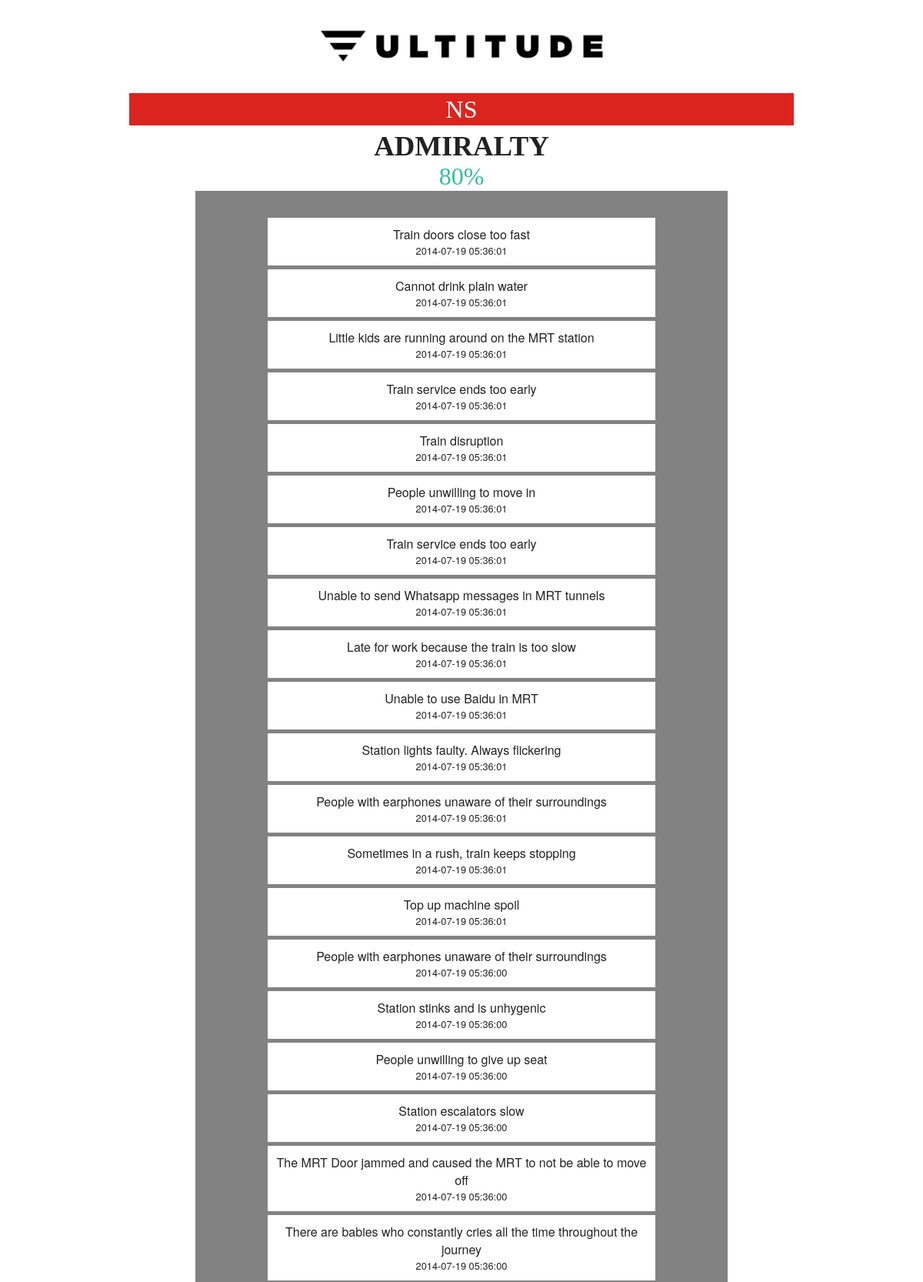
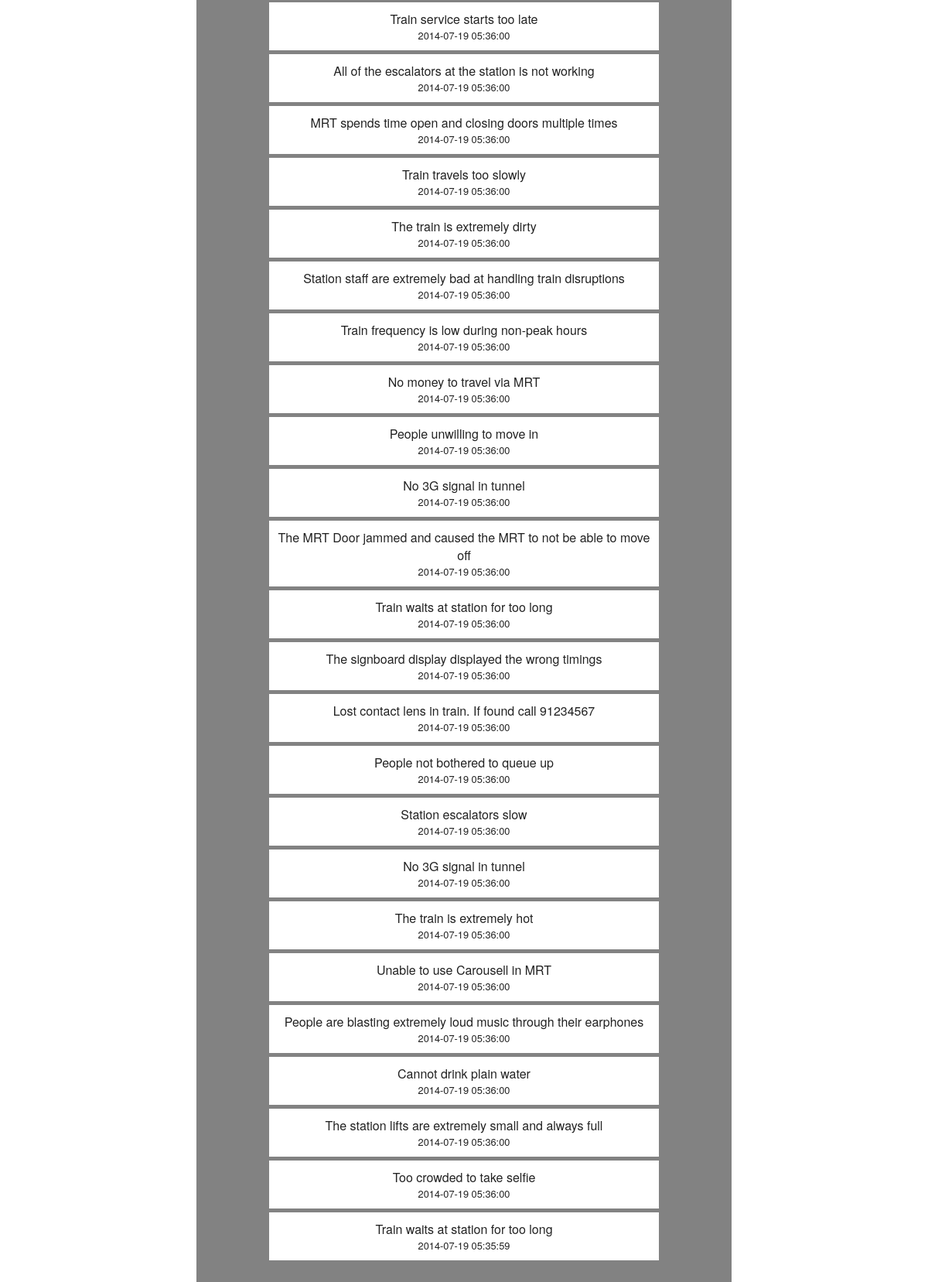
The app's page /details.php?station=Admiralty with its own data (2 pictures, top to bottom).
### tables this page shows
CREATE TABLE `responses` (
  `UID` int(11) NOT NULL AUTO_INCREMENT,
  `timestamp` timestamp NOT NULL DEFAULT CURRENT_TIMESTAMP,
  `station` varchar(255) NOT NULL,
  `feedback` bit(1) NOT NULL,
  `message` text,
  PRIMARY KEY (`UID`)
);

### message.php (called while the page is built, shortened)
<?php
	class Message {
		public function __construct($msg, $s = "Default Station", $ts = "") {
			$this->message = $msg;
			$this->timestamp = $ts;
		}
	}
?>

### station.php (called while the page is built, shortened)
<?php
	class Station {
		public $positive = 0;
		public $negative = 0;
		public function __construct($n, $pos = 0, $neg = 0) {
			$this->name = $n;
			$this->positive = $pos;
			$this->negative = $neg;
		}
		public function getRating() {
			if ($this->negative == 0 && $this->positive == 0) {
				return 0;
			} else if ($this->negative == 0) {
				return 1;
			} else if ($this->positive == 0) {
				return 0;
			} else {
				$result = (float) $this->positive / ($this->negative + $this->positive);
				return $result;
			}
		}
	}
?>

### details.php (the view, shortened to what this page needs)
<html>
    <head>
    	<link rel="stylesheet" href="assets/css/foundation.css" type="text/css" />
		<link rel="stylesheet" href="assets/css/normalize.css" type="text/css" />
    	<link rel="stylesheet" href="assets/css/style-detail.css" type="text/css" />
	</head>
<body>
	<div id="container">
	<header class="row">
		<a href="index.php?action=list"><img id="banner-logo" src="Multitude.png" height="100px"/></a>
	</header>
	<?php
	require("station.php");
	require("message.php");
	require("db.php");
	if (isset($_GET['station'])) {
		$station = htmlspecialchars($_GET['station']);
		$sql = "SELECT * FROM `responses` WHERE `station` = '".$station."';";
		$result = mysqli_query($con, $sql);
		$rows = mysqli_num_rows($result);
		if ($rows != 0) {
			$station = new Station($station);
			$sql = "SELECT COUNT(*) as freq FROM `responses` WHERE feedback = 1 AND station = '".$station->name."'";
			$result = mysqli_query($con, $sql);
			$value = mysqli_fetch_object($result);
			$station->positive = $value->freq;;
			$sql = "SELECT COUNT(*) as freq FROM `responses` WHERE feedback = 0 AND station = '".$station->name."'";
			$result = mysqli_query($con, $sql);
			$value = mysqli_fetch_object($result);
			$station->negative = $value->freq;;
			$sql = "SELECT * FROM `responses` WHERE station = '".$station->name."' ORDER BY `timestamp` DESC;";
			$result = mysqli_query($con, $sql);
			$messages = array();
			while($array = mysqli_fetch_array($result)) {
				if (!$array['message'] == "") {
					$message = new Message($array['message'], $station->name, $array['timestamp']);
					array_push($messages, $message);
				}
			}
			if (count($messages) == 0) {
				echo "No detailed feedback has been given yet";
			} else {
				$messageTable = "<table id='feedback' align='center'>";
				foreach($messages as &$message) {
					$messageTable .= "<tr id='messages'><td class='message'><span class='message'>".$message->message."</span>";
					$messageTable .= "<br /><small class='timestamp'>".$message->timestamp."</small></td></tr>";
				}
				$messageTable .= "</table>";
			}
            function displayLogo($name, $mainArray) {
					$result = "";
					foreach ($mainArray as $temp) {
						foreach ($temp as $key => $value) {
							if ($value == $name) {
								$result = $key;
								break;
							}
						}
						if ($result != "") {
							break;
						}
					}
					$code = substr($result, 0, 2);
					echo '<p class="bigicon '.$code.'">'.substr($result, 0, 2).'</p>';
            }
            displayLogo($station -> name, $mainStationArray);
	?>
<?php
            echo '<table style="detailstable"><tr><td>';
            echo '</td><td><h3 class="detailname">'.$station->name.'</h3>';
            if (round($station->getRating()*100,0) < 66) {
                if (round($station->getRating()*100,0) < 33) {
                    echo '<p class="detailnamebad">'.round($station->getRating()*100,0).'%</p>';
                } else {
                    echo '<p class="detailnameavg">'.round($station->getRating()*100,0).'%</p>';
                }
            } else {
                echo '<p class="detailnamegood">'.round($station->getRating()*100,0).'%</p>';
            }
		}
	}
?>
	<div id="messageTable"><?php echo $messageTable; ?></div>
</div>
  </body>
</html>

### assets/css/foundation.css (style rules this page uses)
html, body { height: 100%; }
*, *:before, *:after { -webkit-box-sizing: border-box; -moz-box-sizing: border-box; box-sizing: border-box; }
html, body { font-size: 100%; }
body { background: white; color: #222222; padding: 0; margin: 0; font-family: "Helvetica Neue", "Helvetica", Helvetica, Arial, sans-serif; font-weight: normal; font-style: normal; line-height: 1; position: relative; cursor: default; }
img { max-width: 100%; height: auto; }
img { -ms-interpolation-mode: bicubic; }
img { display: inline-block; vertical-align: middle; }
.row { width: 100%; margin-left: auto; margin-right: auto; margin-top: 0; margin-bottom: 0; max-width: 62.5em; }
.row:before, .row:after { content: " "; display: table; }
.row:after { clear: both; }

### assets/css/style-detail.css (style rules this page uses)
h3 { font-family: ProximaNova-Bold; font-size: 2.3em; text-transform: uppercase; margin: 0; }
p { font-family: ProximaNova; font-size: 2em; margin: 0; }
#banner-logo { width: 50%; }
body { margin: 0 auto; width: 80%; }
#container { text-align:center; margin: 0 auto; width: 90%; }
.detailnamegood { color: #32bd9f; }
.NS { background-color: #DC241F; }
.bigicon { padding: 5px; color: white; }
table { margin: 0 auto; width:80%; text-align: center; border-collapse:separate; border-spacing:0 5px; }
#messageTable { background-color: #828282; margin: 0 auto; text-align: center; padding:30px; }
tr#messages { background-color: white; padding-bottom: 1em; }
td.message { padding: 10px; }

### records on screen
responses: message "Train doors close too fast", timestamp "2014-07-19 05:36:01"
responses: message "Cannot drink plain water", timestamp "2014-07-19 05:36:01"
responses: message "Little kids are running around on the MRT station", timestamp "2014-07-19 05:36:01"
responses: message "Train service ends too early", timestamp "2014-07-19 05:36:01"
responses: message "Train disruption", timestamp "2014-07-19 05:36:01"
responses: message "People unwilling to move in", timestamp "2014-07-19 05:36:01"
responses: message "Train service ends too early", timestamp "2014-07-19 05:36:01"
responses: message "Unable to send Whatsapp messages in MRT tunnels", timestamp "2014-07-19 05:36:01"
responses: message "Late for work because the train is too slow", timestamp "2014-07-19 05:36:01"
responses: message "Unable to use Baidu in MRT", timestamp "2014-07-19 05:36:01"
responses: message "Station lights faulty. Always flickering", timestamp "2014-07-19 05:36:01"
responses: message "People with earphones unaware of their surroundings", timestamp "2014-07-19 05:36:01"
responses: message "Sometimes in a rush, train keeps stopping", timestamp "2014-07-19 05:36:01"
responses: message "Top up machine spoil", timestamp "2014-07-19 05:36:01"
responses: message "People with earphones unaware of their surroundings", timestamp "2014-07-19 05:36:00"
responses: message "Station stinks and is unhygenic", timestamp "2014-07-19 05:36:00"
responses: message "People unwilling to give up seat", timestamp "2014-07-19 05:36:00"
responses: message "Station escalators slow", timestamp "2014-07-19 05:36:00"
responses: message "The MRT Door jammed and caused the MRT to not be able to move off", timestamp "2014-07-19 05:36:00"
responses: message "There are babies who constantly cries all the time throughout the journey", timestamp "2014-07-19 05:36:00"
responses: message "Train service starts too late", timestamp "2014-07-19 05:36:00"
responses: message "All of the escalators at the station is not working", timestamp "2014-07-19 05:36:00"
responses: message "MRT spends time open and closing doors multiple times", timestamp "2014-07-19 05:36:00"
responses: message "Train travels too slowly", timestamp "2014-07-19 05:36:00"
responses: message "The train is extremely dirty", timestamp "2014-07-19 05:36:00"
responses: message "Station staff are extremely bad at handling train disruptions", timestamp "2014-07-19 05:36:00"
responses: message "Train frequency is low during non-peak hours", timestamp "2014-07-19 05:36:00"
responses: message "No money to travel via MRT", timestamp "2014-07-19 05:36:00"
responses: message "People unwilling to move in", timestamp "2014-07-19 05:36:00"
responses: message "No 3G signal in tunnel", timestamp "2014-07-19 05:36:00"
responses: message "The MRT Door jammed and caused the MRT to not be able to move off", timestamp "2014-07-19 05:36:00"
responses: message "Train waits at station for too long", timestamp "2014-07-19 05:36:00"
responses: message "The signboard display displayed the wrong timings", timestamp "2014-07-19 05:36:00"
responses: message "Lost contact lens in train. If found call 91234567", timestamp "2014-07-19 05:36:00"
responses: message "People not bothered to queue up", timestamp "2014-07-19 05:36:00"
responses: message "Station escalators slow", timestamp "2014-07-19 05:36:00"
responses: message "No 3G signal in tunnel", timestamp "2014-07-19 05:36:00"
responses: message "The train is extremely hot", timestamp "2014-07-19 05:36:00"
responses: message "Unable to use Carousell in MRT", timestamp "2014-07-19 05:36:00"
responses: message "People are blasting extremely loud music through their earphones", timestamp "2014-07-19 05:36:00"
responses: message "Cannot drink plain water", timestamp "2014-07-19 05:36:00"
responses: message "The station lifts are extremely small and always full", timestamp "2014-07-19 05:36:00"
responses: message "Too crowded to take selfie", timestamp "2014-07-19 05:36:00"
responses: message "Train waits at station for too long", timestamp "2014-07-19 05:35:59"

### other values on screen
substr($result, 0, 2) "NS"
$station->name "ADMIRALTY"
$station->getRating()*100 "80"
